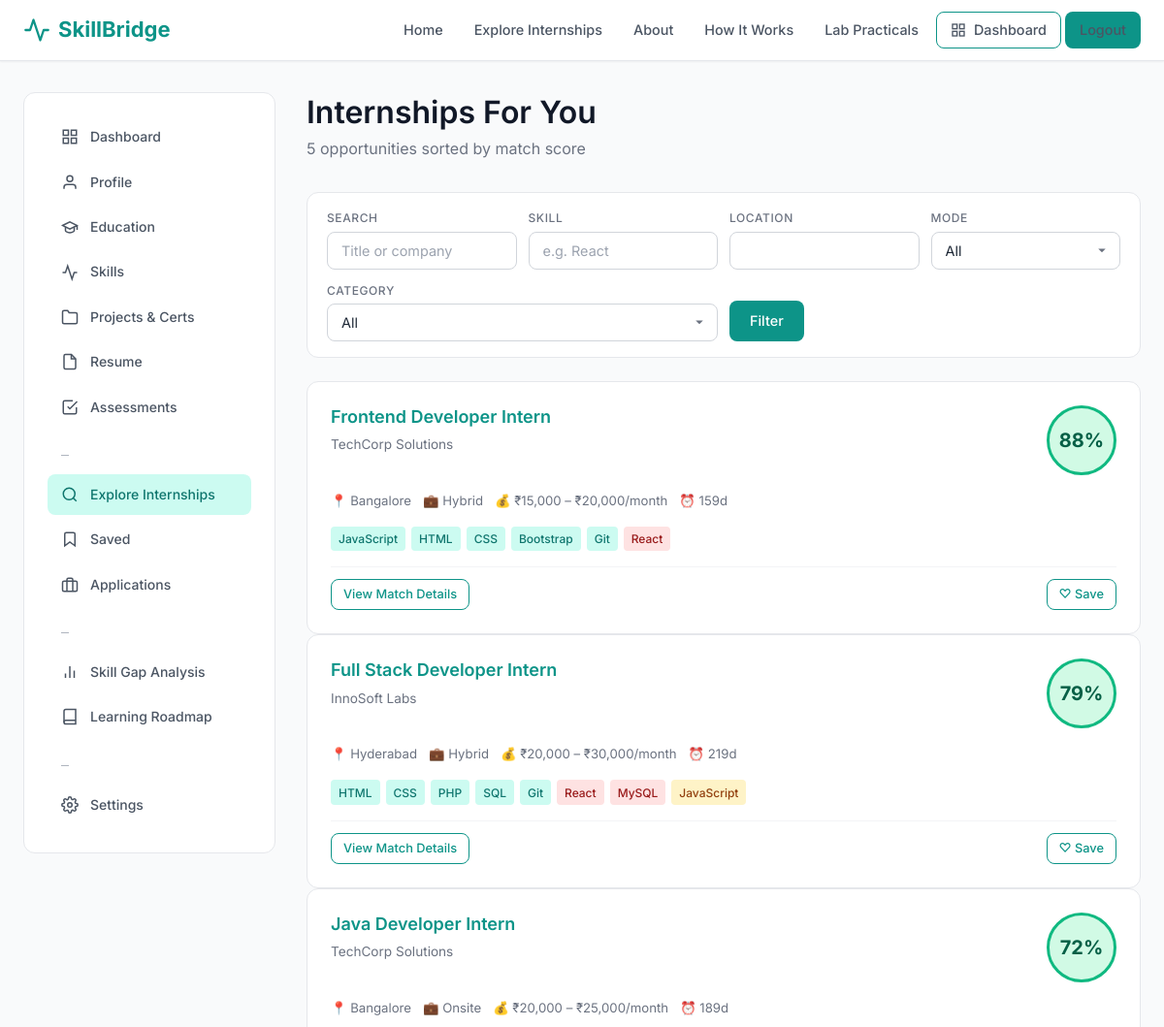
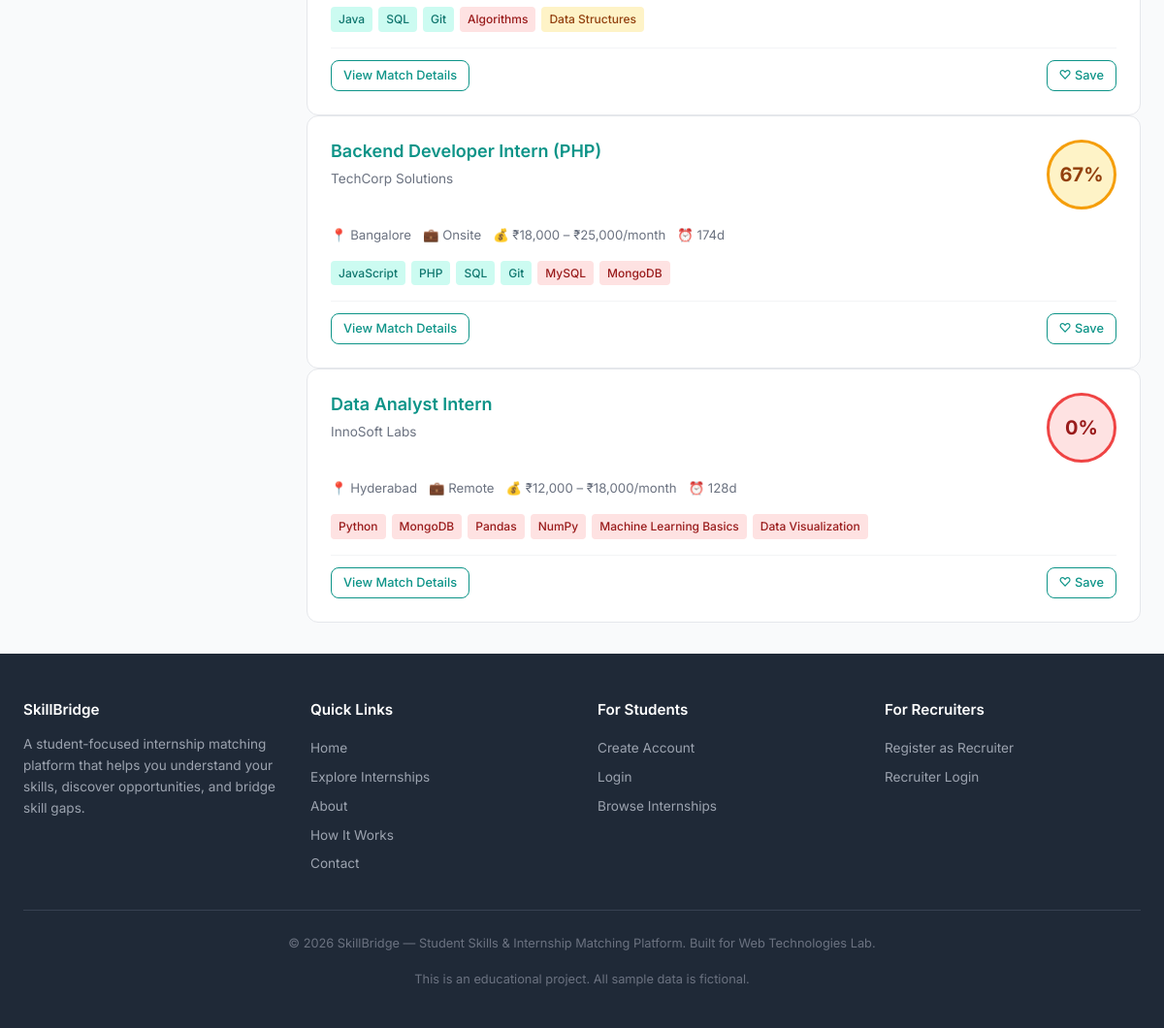
The app's page /student/internships.php (signed in) with its own data (2 pictures, top to bottom).
### tables this page shows
CREATE TABLE internships (
    id INT AUTO_INCREMENT PRIMARY KEY,
    recruiter_profile_id INT NOT NULL,
    title VARCHAR(200) NOT NULL,
    description TEXT NOT NULL,
    responsibilities TEXT DEFAULT NULL,
    eligibility TEXT DEFAULT NULL,
    eligible_degrees VARCHAR(255) DEFAULT NULL,     
    eligible_branches VARCHAR(255) DEFAULT NULL,    
    min_graduation_year INT DEFAULT NULL,
    max_graduation_year INT DEFAULT NULL,
    location VARCHAR(150) DEFAULT NULL,
    work_mode ENUM('remote', 'hybrid', 'onsite') DEFAULT 'remote',
    stipend_min INT DEFAULT 0,
    stipend_max INT DEFAULT 0,
    is_paid TINYINT(1) DEFAULT 1,
    duration VARCHAR(100) DEFAULT NULL,
    openings INT DEFAULT 1,
    application_instructions TEXT DEFAULT NULL,
    start_date DATE DEFAULT NULL,
    application_deadline DATE DEFAULT NULL,
    status ENUM('draft', 'active', 'closed', 'expired') DEFAULT 'active',
    career_category VARCHAR(100) DEFAULT NULL,
    is_sample TINYINT(1) DEFAULT 0,    
    created_at TIMESTAMP DEFAULT CURRENT_TIMESTAMP,
    updated_at TIMESTAMP DEFAULT CURRENT_TIMESTAMP ON UPDATE CURRENT_TIMESTAMP,
    FOREIGN KEY (recruiter_profile_id) REFERENCES recruiter_profiles(id) ON DELETE CASCADE,
    INDEX idx_status (status),
    INDEX idx_deadline (application_deadline),
    INDEX idx_career (career_category)
);

CREATE TABLE recruiter_profiles (
    id INT AUTO_INCREMENT PRIMARY KEY,
    user_id INT NOT NULL,
    company_name VARCHAR(200) DEFAULT NULL,
    company_website VARCHAR(255) DEFAULT NULL,
    company_description TEXT DEFAULT NULL,
    company_logo_path VARCHAR(255) DEFAULT NULL,
    industry VARCHAR(100) DEFAULT NULL,
    company_size VARCHAR(50) DEFAULT NULL,
    location VARCHAR(150) DEFAULT NULL,
    phone VARCHAR(20) DEFAULT NULL,
    created_at TIMESTAMP DEFAULT CURRENT_TIMESTAMP,
    updated_at TIMESTAMP DEFAULT CURRENT_TIMESTAMP ON UPDATE CURRENT_TIMESTAMP,
    UNIQUE KEY uk_user (user_id),
    FOREIGN KEY (user_id) REFERENCES users(id) ON DELETE CASCADE
);

CREATE TABLE internship_skills (
    id INT AUTO_INCREMENT PRIMARY KEY,
    internship_id INT NOT NULL,
    skill_id INT NOT NULL,
    importance ENUM('required', 'preferred', 'nice_to_have') DEFAULT 'required',
    min_proficiency ENUM('beginner', 'intermediate', 'advanced') DEFAULT 'beginner',
    UNIQUE KEY uk_internship_skill (internship_id, skill_id),
    FOREIGN KEY (internship_id) REFERENCES internships(id) ON DELETE CASCADE,
    FOREIGN KEY (skill_id) REFERENCES skills(id) ON DELETE CASCADE
);

CREATE TABLE skills (
    id INT AUTO_INCREMENT PRIMARY KEY,
    category_id INT NOT NULL,
    name VARCHAR(100) NOT NULL,
    description VARCHAR(255) DEFAULT NULL,
    UNIQUE KEY uk_name (name),
    FOREIGN KEY (category_id) REFERENCES skill_categories(id) ON DELETE CASCADE,
    INDEX idx_category (category_id)
);

### includes/auth.php (called while the page is built, shortened)
<?php
function getCurrentUserId(): ?int {
    return $_SESSION['user_id'] ?? null;
}
function getCurrentUserRole(): ?string {
    return $_SESSION['user_role'] ?? null;
}
function getStudentProfileId(?PDO $db): ?int {
    $stmt = $db->prepare('SELECT id FROM student_profiles WHERE user_id = ?');
    $stmt->execute([getCurrentUserId()]);
    $result = $stmt->fetch();
    return $result ? (int) $result['id'] : null;
}

### includes/functions.php (called while the page is built, shortened)
<?php
function e(?string $str): string {
    return htmlspecialchars($str ?? '', ENT_QUOTES, 'UTF-8');
}
function cleanInput(?string $str): string {
    return trim(strip_tags($str));
}
function calculateMatchScore(PDO $db, int $studentProfileId, int $internshipId): array {
    $stmt = $db->prepare('
        SELECT isr.skill_id, isr.importance, isr.min_proficiency, s.name AS skill_name
        FROM internship_skills isr
        JOIN skills s ON s.id = isr.skill_id
        WHERE isr.internship_id = ?
    ');
    $stmt->execute([$internshipId]);
    $requiredSkills = $stmt->fetchAll();
    $stmt = $db->prepare('
        SELECT ss.skill_id, ss.proficiency, s.name AS skill_name
        FROM student_skills ss
        JOIN skills s ON s.id = ss.skill_id
        WHERE ss.student_profile_id = ?
    ');
    $stmt->execute([$studentProfileId]);
    $studentSkillsRaw = $stmt->fetchAll();
    $studentSkills = [];
    foreach ($studentSkillsRaw as $ss) {
        $studentSkills[(int)$ss['skill_id']] = $ss['proficiency'];
    }
    $proficiencyLevels = ['beginner' => 1, 'intermediate' => 2, 'advanced' => 3];
    $matched  = [];
    $missing  = [];
    $weak     = [];
    $importanceWeights = ['required' => 1.0, 'preferred' => 0.6, 'nice_to_have' => 0.3];
    $totalWeight = 0;
    $earnedWeight = 0;
    foreach ($requiredSkills as $rs) {
        $skillId   = (int) $rs['skill_id'];
        $skillName = $rs['skill_name'];
        $importance = $rs['importance'];
        $minProf   = $rs['min_proficiency'];
        $weight    = $importanceWeights[$importance] ?? 1.0;
        $totalWeight += $weight;
        if (isset($studentSkills[$skillId])) {
            $studentLevel = $proficiencyLevels[$studentSkills[$skillId]] ?? 1;
            $requiredLevel = $proficiencyLevels[$minProf] ?? 1;
            if ($studentLevel >= $requiredLevel) {
                $matched[] = [
                    'name'       => $skillName,
                    'importance' => $importance,
                    'student_level' => $studentSkills[$skillId],
                    'required_level' => $minProf,
                ];
                $earnedWeight += $weight;
            } else {
                $weak[] = [
                    'name'       => $skillName,
                    'importance' => $importance,
                    'student_level' => $studentSkills[$skillId],
                    'required_level' => $minProf,
                ];
                $earnedWeight += $weight * ($studentLevel / $requiredLevel);
            }
        } else {
            $missing[] = [
                'name'       => $skillName,
                'importance' => $importance,
                'required_level' => $minProf,
            ];
        }
    }
    $score = ($totalWeight > 0) ? round(($earnedWeight / $totalWeight) * 100) : 0;
    $score = min(100, max(0, $score));
    $explanation = "You match {$score}% of the requirements. ";
    $matchedCount = count($matched);
    $totalCount   = count($requiredSkills);
    $explanation  .= "You have {$matchedCount} of {$totalCount} required skills at the needed level. ";
    if (!empty($missing)) {
        $missingNames = array_column($missing, 'name');
        $explanation .= "Missing: " . implode(', ', $missingNames) . ". ";
    }
    if (!empty($weak)) {
        $weakNames = array_column($weak, 'name');
        $explanation .= "Needs improvement: " . implode(', ', $weakNames) . ". ";
    }
    return [
        'score'           => $score,
        'matched_skills'  => $matched,
        'missing_skills'  => $missing,
        'weak_skills'     => $weak,
        'total_required'  => $totalCount,
        'explanation'     => trim($explanation),
    ];
}
function getMatchedInternships(PDO $db, int $studentProfileId, array $filters = []): array {
    $where = ['i.status = ?'];
    $params = ['active'];
    $whereSQL = implode(' AND ', $where);
    $stmt = $db->prepare("
        SELECT i.*, rp.company_name
        FROM internships i
        JOIN recruiter_profiles rp ON rp.id = i.recruiter_profile_id
        WHERE {$whereSQL}
        ORDER BY i.created_at DESC
    ");
    $stmt->execute($params);
    $internships = $stmt->fetchAll();
    foreach ($internships as &$internship) {
        $match = calculateMatchScore($db, $studentProfileId, (int)$internship['id']);
    }
    usort($internships, fn($a, $b) => $b['match_score'] <=> $a['match_score']);
    return $internships;
}

### includes/csrf.php (called while the page is built, shortened)
<?php
function generateCSRFToken(): string {
    return $_SESSION['csrf_token'];
}

### student/internships.php (the view, shortened to what this page needs)
<?php
require_once __DIR__.'/../config/database.php';require_once __DIR__.'/../includes/auth.php';require_once __DIR__.'/../includes/csrf.php';require_once __DIR__.'/../includes/functions.php';
requireRole('student');$db=getDB();$profileId=getStudentProfileId($db);
$filters=['search'=>cleanInput($_GET['search']??''),'location'=>cleanInput($_GET['location']??''),'work_mode'=>cleanInput($_GET['work_mode']??''),'career_category'=>cleanInput($_GET['career_category']??''),'skill'=>cleanInput($_GET['skill']??'')];
$internships=getMatchedInternships($db,$profileId,$filters);
include __DIR__.'/../includes/header.php';
?>
<div class="main-content"><div class="container"><div class="dashboard-layout"><?php include __DIR__.'/sidebar.php'; ?>
<div>
<div class="page-header"><h1>Internships For You</h1><p><?php echo count($internships); ?> opportunities sorted by match score</p></div>
<form class="filters-bar" method="GET">
    <div class="form-group"><label>Search</label><input type="text" name="search" class="form-control" value="<?php echo e($filters['search']); ?>" placeholder="Title or company"></div>
    <div class="form-group"><label>Skill</label><input type="text" name="skill" class="form-control" value="<?php echo e($filters['skill']); ?>" placeholder="e.g. React"></div>
    <div class="form-group"><label>Location</label><input type="text" name="location" class="form-control" value="<?php echo e($filters['location']); ?>"></div>
    <div class="form-group"><label>Mode</label><select name="work_mode" class="form-control"><option value="">All</option></select></div>
    <div class="form-group"><label>Category</label><select name="career_category" class="form-control"><option value="">All</option></select></div>
    <div class="form-group"><button type="submit" class="btn btn-primary">Filter</button></div>
</form>
<?php if(empty($internships)): ?><div class="empty-state"><h3>No matching internships</h3><p>Try different filters or add more skills to your profile.</p></div>
<?php else: ?>
<div class="card-grid-2">
<?php foreach($internships as $m): $level=$m['match_score']>=70?'high':($m['match_score']>=40?'medium':'low'); $days=daysRemaining($m['application_deadline']); ?>
<div class="internship-card">
    <div class="internship-card-top">
        <div class="internship-card-info"><h3><a href="/wtproject/student/internship-match.php?id=<?php echo (int)$m['id']; ?>"><?php echo e($m['title']); ?></a></h3><span class="company"><?php echo e($m['company_name']); ?></span></div>
        <div class="match-score <?php echo $level; ?>"><?php echo $m['match_score']; ?>%</div>
    </div>
    <div class="internship-card-meta">
        <span>📍 <?php echo e($m['location']?:'Remote'); ?></span><span>💼 <?php echo ucfirst(e($m['work_mode'])); ?></span>
        <span>💰 <?php echo formatStipend($m['stipend_min'],$m['stipend_max'],$m['is_paid']); ?></span>
        <?php if($days!==null): ?><span><?php echo $days>0?"⏰ {$days}d":"❌ Expired"; ?></span><?php endif; ?>
    </div>
    <div class="internship-card-skills">
        <?php foreach($m['matched_skills'] as $s): ?><span class="skill-tag"><?php echo e($s['name']); ?></span><?php endforeach; ?>
        <?php foreach($m['missing_skills'] as $s): ?><span class="skill-tag missing"><?php echo e($s['name']); ?></span><?php endforeach; ?>
        <?php foreach($m['weak_skills'] as $s): ?><span class="skill-tag weak"><?php echo e($s['name']); ?></span><?php endforeach; ?>
    </div>
    <div class="internship-card-actions">
        <a href="/wtproject/student/internship-match.php?id=<?php echo (int)$m['id']; ?>" class="btn btn-sm btn-outline">View Match Details</a>
        <button class="btn btn-sm btn-outline" data-save-id="<?php echo (int)$m['id']; ?>" onclick="toggleSaveInternship(<?php echo (int)$m['id']; ?>,'<?php echo e(generateCSRFToken()); ?>')">♡ Save</button>
    </div>
</div>
<?php endforeach; ?>
</div>
<?php endif; ?>
</div></div></div></div>
<?php include __DIR__.'/../includes/footer.php'; ?>

### records on screen
internships: title "Frontend Developer Intern", recruiter_profile.company_name "TechCorp Solutions", match_score "88", location "Bangalore", work_mode "Hybrid", stipend_min+stipend_max+is_paid "₹15,000 – ₹20,000/month", application_deadline "159", name "HTML", name "CSS", name "Git"
internship_skills: skill.name "JavaScript"
internship_skills: skill.name "Bootstrap"
internship_skills: skill.name "React"
internships: title "Full Stack Developer Intern", recruiter_profile.company_name "InnoSoft Labs", match_score "79", location "Hyderabad", work_mode "Hybrid", stipend_min+stipend_max+is_paid "₹20,000 – ₹30,000/month", application_deadline "219", name "JavaScript"
internship_skills: skill.name "HTML"
internship_skills: skill.name "CSS"
internship_skills: skill.name "PHP"
internship_skills: skill.name "SQL"
internship_skills: skill.name "Git"
internship_skills: skill.name "React"
internship_skills: skill.name "MySQL"
internships: title "Java Developer Intern", recruiter_profile.company_name "TechCorp Solutions", match_score "72", location "Bangalore", work_mode "Onsite", stipend_min+stipend_max+is_paid "₹20,000 – ₹25,000/month", application_deadline "189", name "Git"
internship_skills: skill.name "Java"
internship_skills: skill.name "SQL"
internship_skills: skill.name "Algorithms"
internship_skills: skill.name "Data Structures"
internships: title "Backend Developer Intern (PHP)", recruiter_profile.company_name "TechCorp Solutions", match_score "67", location "Bangalore", work_mode "Onsite", stipend_min+stipend_max+is_paid "₹18,000 – ₹25,000/month", application_deadline "174", name "Git"
internship_skills: skill.name "JavaScript"
internship_skills: skill.name "MongoDB"
internships: title "Data Analyst Intern", recruiter_profile.company_name "InnoSoft Labs", match_score "0", location "Hyderabad", work_mode "Remote", stipend_min+stipend_max+is_paid "₹12,000 – ₹18,000/month", application_deadline "128"
internship_skills: skill.name "Python"
internship_skills: skill.name "MongoDB"
internship_skills: skill.name "Pandas"
internship_skills: skill.name "NumPy"
internship_skills: skill.name "Machine Learning Basics"
internship_skills: skill.name "Data Visualization"

### other values on screen
$link[1] "Dashboard"
$link[1] "Profile"
$link[1] "Education"
$link[1] "Skills"
$link[1] "Projects & Certs"
$link[1] "Resume"
$link[1] "Assessments"
$link[1] "Explore Internships"
$link[1] "Saved"
$link[1] "Applications"
$link[1] "Skill Gap Analysis"
$link[1] "Learning Roadmap"
$link[1] "Settings"
count($internships) "5"
